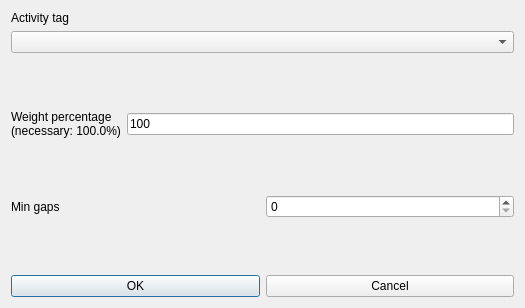
<?xml version="1.0" encoding="UTF-8"?>
<ui version="4.0">
 <class>ModifyConstraintTeachersMinGapsBetweenActivityTagBetweenMorningAndAfternoonForm_template</class>
 <widget class="QDialog" name="ModifyConstraintTeachersMinGapsBetweenActivityTagBetweenMorningAndAfternoonForm_template">
  <property name="geometry">
   <rect>
    <x>0</x>
    <y>0</y>
    <width>525</width>
    <height>308</height>
   </rect>
  </property>
  <property name="windowTitle">
   <string extracomment="This is the title of the dialog to modify a constraint of this type">Modify teachers min gaps between activity tag between morning and afternoon</string>
  </property>
  <layout class="QVBoxLayout" name="verticalLayout_2">
   <item>
    <layout class="QVBoxLayout" name="verticalLayout">
     <item>
      <widget class="QLabel" name="activityTagTextLabel">
       <property name="frameShape">
        <enum>QFrame::NoFrame</enum>
       </property>
       <property name="frameShadow">
        <enum>QFrame::Plain</enum>
       </property>
       <property name="text">
        <string>Activity tag</string>
       </property>
       <property name="wordWrap">
        <bool>false</bool>
       </property>
      </widget>
     </item>
     <item>
      <widget class="QComboBox" name="activityTagComboBox">
       <property name="editable">
        <bool>false</bool>
       </property>
       <property name="insertPolicy">
        <enum>QComboBox::NoInsert</enum>
       </property>
       <property name="duplicatesEnabled">
        <bool>false</bool>
       </property>
      </widget>
     </item>
    </layout>
   </item>
   <item>
    <spacer name="spacer6">
     <property name="orientation">
      <enum>Qt::Vertical</enum>
     </property>
     <property name="sizeType">
      <enum>QSizePolicy::Expanding</enum>
     </property>
     <property name="sizeHint" stdset="0">
      <size>
       <width>20</width>
       <height>20</height>
      </size>
     </property>
    </spacer>
   </item>
   <item>
    <layout class="QHBoxLayout" name="horizontalLayout_2">
     <item>
      <widget class="QLabel" name="weightTextLabel">
       <property name="frameShape">
        <enum>QFrame::NoFrame</enum>
       </property>
       <property name="frameShadow">
        <enum>QFrame::Plain</enum>
       </property>
       <property name="text">
        <string>Weight percentage
(necessary: 100.0%)</string>
       </property>
       <property name="wordWrap">
        <bool>false</bool>
       </property>
      </widget>
     </item>
     <item>
      <widget class="QLineEdit" name="weightLineEdit">
       <property name="text">
        <string notr="true">100</string>
       </property>
      </widget>
     </item>
    </layout>
   </item>
   <item>
    <spacer name="verticalSpacer">
     <property name="orientation">
      <enum>Qt::Vertical</enum>
     </property>
     <property name="sizeHint" stdset="0">
      <size>
       <width>20</width>
       <height>25</height>
      </size>
     </property>
    </spacer>
   </item>
   <item>
    <layout class="QHBoxLayout" name="horizontalLayout">
     <item>
      <widget class="QLabel" name="minGapsTextLabel">
       <property name="frameShape">
        <enum>QFrame::NoFrame</enum>
       </property>
       <property name="frameShadow">
        <enum>QFrame::Plain</enum>
       </property>
       <property name="text">
        <string>Min gaps</string>
       </property>
       <property name="wordWrap">
        <bool>false</bool>
       </property>
      </widget>
     </item>
     <item>
      <widget class="QSpinBox" name="minGapsSpinBox"/>
     </item>
    </layout>
   </item>
   <item>
    <spacer name="verticalSpacer_2">
     <property name="orientation">
      <enum>Qt::Vertical</enum>
     </property>
     <property name="sizeHint" stdset="0">
      <size>
       <width>20</width>
       <height>26</height>
      </size>
     </property>
    </spacer>
   </item>
   <item>
    <layout class="QHBoxLayout">
     <item>
      <widget class="QPushButton" name="okPushButton">
       <property name="text">
        <string>OK</string>
       </property>
      </widget>
     </item>
     <item>
      <widget class="QPushButton" name="cancelPushButton">
       <property name="text">
        <string>Cancel</string>
       </property>
      </widget>
     </item>
    </layout>
   </item>
  </layout>
 </widget>
 <layoutdefault spacing="6" margin="11"/>
 <resources/>
 <connections/>
</ui>
